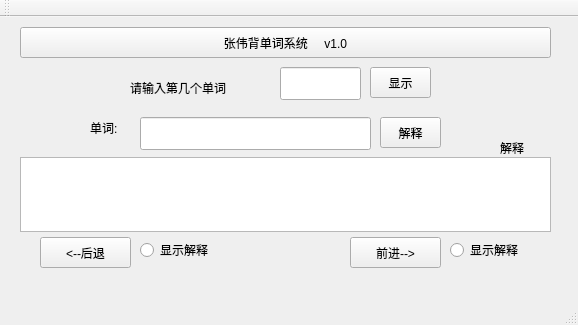
<?xml version="1.0" encoding="UTF-8"?>
<ui version="4.0">
 <class>MainWindow</class>
 <widget class="QMainWindow" name="MainWindow">
  <property name="geometry">
   <rect>
    <x>0</x>
    <y>0</y>
    <width>578</width>
    <height>325</height>
   </rect>
  </property>
  <property name="windowTitle">
   <string>MainWindow</string>
  </property>
  <widget class="QWidget" name="centralWidget">
   <widget class="QPushButton" name="pushButton">
    <property name="geometry">
     <rect>
      <x>370</x>
      <y>50</y>
      <width>61</width>
      <height>31</height>
     </rect>
    </property>
    <property name="text">
     <string>显示</string>
    </property>
   </widget>
   <widget class="QLineEdit" name="lineEdit">
    <property name="geometry">
     <rect>
      <x>280</x>
      <y>50</y>
      <width>81</width>
      <height>33</height>
     </rect>
    </property>
   </widget>
   <widget class="QTextEdit" name="textEdit">
    <property name="geometry">
     <rect>
      <x>20</x>
      <y>140</y>
      <width>531</width>
      <height>75</height>
     </rect>
    </property>
   </widget>
   <widget class="QLineEdit" name="lineEdit_2">
    <property name="geometry">
     <rect>
      <x>140</x>
      <y>100</y>
      <width>231</width>
      <height>33</height>
     </rect>
    </property>
   </widget>
   <widget class="QPushButton" name="pushButton_2">
    <property name="geometry">
     <rect>
      <x>380</x>
      <y>100</y>
      <width>61</width>
      <height>31</height>
     </rect>
    </property>
    <property name="text">
     <string>解释</string>
    </property>
   </widget>
   <widget class="QPushButton" name="pushButton_3">
    <property name="geometry">
     <rect>
      <x>40</x>
      <y>220</y>
      <width>91</width>
      <height>31</height>
     </rect>
    </property>
    <property name="text">
     <string>&lt;--后退</string>
    </property>
   </widget>
   <widget class="QPushButton" name="pushButton_4">
    <property name="geometry">
     <rect>
      <x>350</x>
      <y>220</y>
      <width>91</width>
      <height>31</height>
     </rect>
    </property>
    <property name="text">
     <string>前进--&gt;</string>
    </property>
   </widget>
   <widget class="QLabel" name="label">
    <property name="geometry">
     <rect>
      <x>130</x>
      <y>60</y>
      <width>141</width>
      <height>21</height>
     </rect>
    </property>
    <property name="text">
     <string>请输入第几个单词</string>
    </property>
   </widget>
   <widget class="QLabel" name="label_2">
    <property name="geometry">
     <rect>
      <x>90</x>
      <y>100</y>
      <width>41</width>
      <height>21</height>
     </rect>
    </property>
    <property name="text">
     <string>单词:</string>
    </property>
   </widget>
   <widget class="QPushButton" name="pushButton_5">
    <property name="geometry">
     <rect>
      <x>20</x>
      <y>10</y>
      <width>531</width>
      <height>31</height>
     </rect>
    </property>
    <property name="text">
     <string>张伟背单词系统     v1.0</string>
    </property>
   </widget>
   <widget class="QRadioButton" name="radioButton">
    <property name="geometry">
     <rect>
      <x>140</x>
      <y>220</y>
      <width>91</width>
      <height>26</height>
     </rect>
    </property>
    <property name="text">
     <string>显示解释</string>
    </property>
   </widget>
   <widget class="QRadioButton" name="radioButton_2">
    <property name="geometry">
     <rect>
      <x>450</x>
      <y>220</y>
      <width>101</width>
      <height>26</height>
     </rect>
    </property>
    <property name="text">
     <string>显示解释</string>
    </property>
   </widget>
   <widget class="QLabel" name="label_3">
    <property name="geometry">
     <rect>
      <x>500</x>
      <y>120</y>
      <width>41</width>
      <height>21</height>
     </rect>
    </property>
    <property name="text">
     <string>解释</string>
    </property>
   </widget>
  </widget>
  <widget class="QMenuBar" name="menuBar">
   <property name="geometry">
    <rect>
     <x>0</x>
     <y>0</y>
     <width>578</width>
     <height>23</height>
    </rect>
   </property>
  </widget>
  <widget class="QToolBar" name="mainToolBar">
   <attribute name="toolBarArea">
    <enum>TopToolBarArea</enum>
   </attribute>
   <attribute name="toolBarBreak">
    <bool>false</bool>
   </attribute>
  </widget>
  <widget class="QStatusBar" name="statusBar"/>
 </widget>
 <layoutdefault spacing="6" margin="11"/>
 <resources/>
 <connections>
  <connection>
   <sender>pushButton</sender>
   <signal>clicked()</signal>
   <receiver>MainWindow</receiver>
   <slot>pushButton_click()</slot>
   <hints>
    <hint type="sourcelabel">
     <x>392</x>
     <y>96</y>
    </hint>
    <hint type="destinationlabel">
     <x>504</x>
     <y>103</y>
    </hint>
   </hints>
  </connection>
  <connection>
   <sender>pushButton_2</sender>
   <signal>clicked()</signal>
   <receiver>MainWindow</receiver>
   <slot>pushButton_2_click()</slot>
   <hints>
    <hint type="sourcelabel">
     <x>427</x>
     <y>151</y>
    </hint>
    <hint type="destinationlabel">
     <x>475</x>
     <y>147</y>
    </hint>
   </hints>
  </connection>
  <connection>
   <sender>pushButton_3</sender>
   <signal>clicked()</signal>
   <receiver>MainWindow</receiver>
   <slot>pushButton_3_click()</slot>
   <hints>
    <hint type="sourcelabel">
     <x>101</x>
     <y>278</y>
    </hint>
    <hint type="destinationlabel">
     <x>102</x>
     <y>298</y>
    </hint>
   </hints>
  </connection>
  <connection>
   <sender>pushButton_4</sender>
   <signal>clicked()</signal>
   <receiver>MainWindow</receiver>
   <slot>pushButton_4_click()</slot>
   <hints>
    <hint type="sourcelabel">
     <x>410</x>
     <y>274</y>
    </hint>
    <hint type="destinationlabel">
     <x>419</x>
     <y>297</y>
    </hint>
   </hints>
  </connection>
 </connections>
 <slots>
  <slot>pushButton_click()</slot>
  <slot>pushButton_2_click()</slot>
  <slot>pushButton_3_click()</slot>
  <slot>pushButton_4_click()</slot>
 </slots>
</ui>
